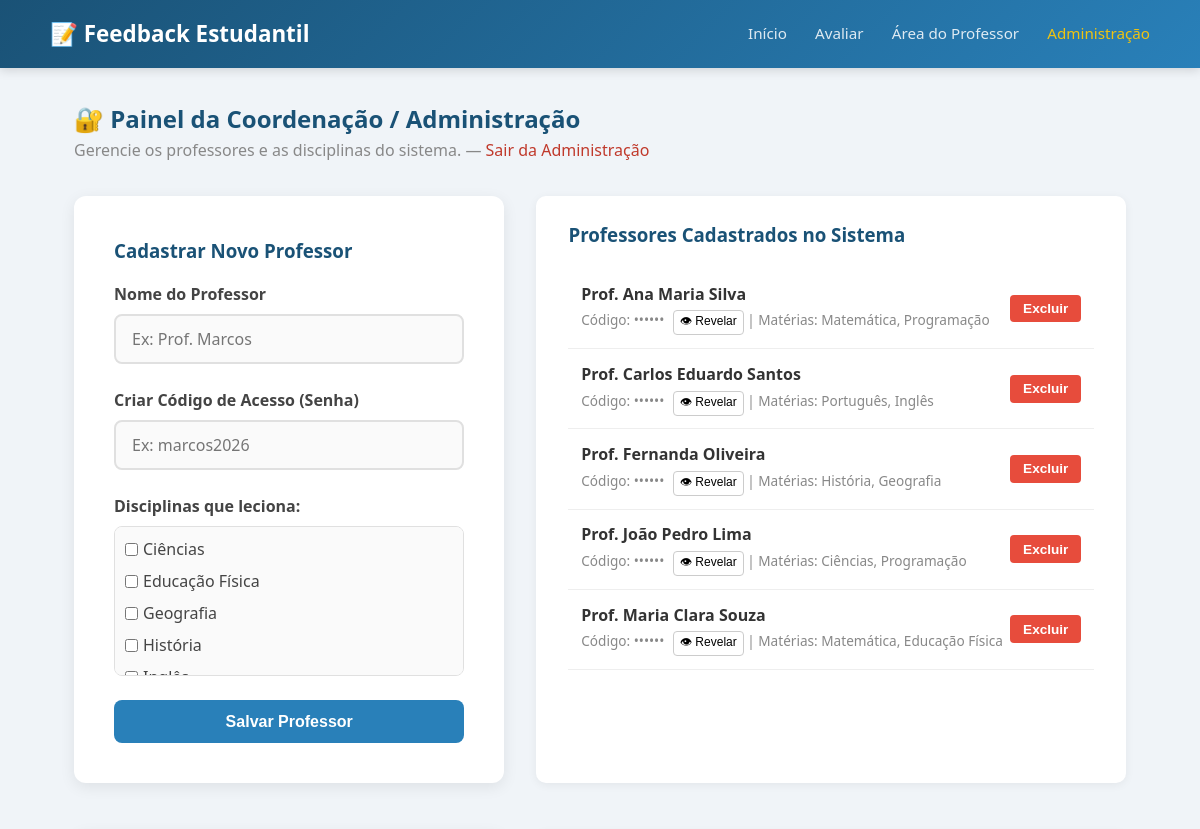
Before: /admin (signed in, upper part) with the older database file.
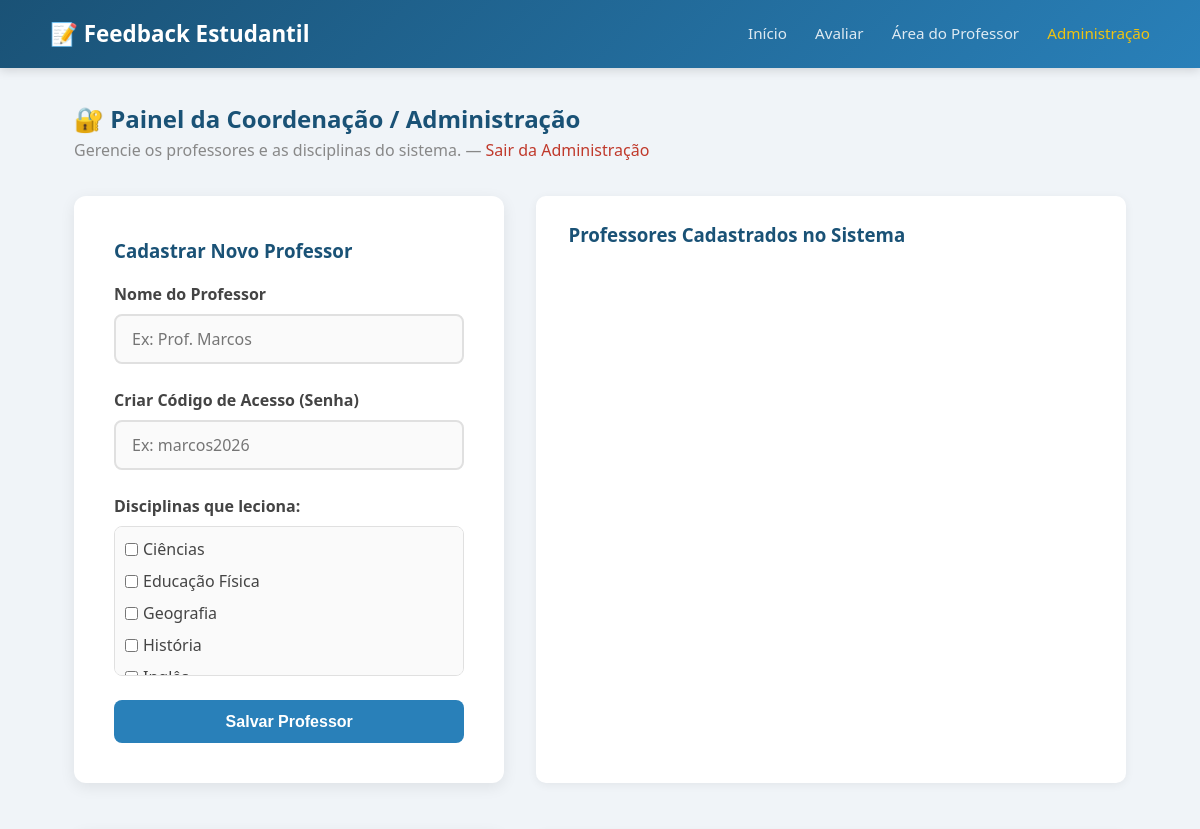
After: the same page with the newer database file.
### tables this page shows
CREATE TABLE disciplinas (
            id INTEGER PRIMARY KEY AUTOINCREMENT,
            nome TEXT NOT NULL
        );

CREATE TABLE professores (
            id INTEGER PRIMARY KEY AUTOINCREMENT,
            nome TEXT NOT NULL,
            codigo_acesso TEXT NOT NULL UNIQUE
        );

### app.py (the view, shortened to what this page needs)
@app.route('/admin', methods=['GET', 'POST'])
def admin():
    if not session.get('admin_logado'):
        flash('Faça login como administrador para acessar esta área.', 'error')
        return redirect(url_for('login_admin'))
    db = get_db()
    todas_disciplinas = db.execute('SELECT id, nome FROM disciplinas ORDER BY nome').fetchall()
    professores_rows = db.execute('''
        SELECT p.id, p.nome, p.codigo_acesso, GROUP_CONCAT(d.nome, ', ') as disciplinas
        FROM professores p
        LEFT JOIN professor_disciplina pd ON p.id = pd.professor_id
        LEFT JOIN disciplinas d ON pd.disciplina_id = d.id
        GROUP BY p.id
        ORDER BY p.nome
    ''').fetchall()
    db.close()
    return render_template('admin.html', professores=professores_rows, disciplinas=todas_disciplinas)

### app.py (called while the page is built)
def get_db():
    conn = sqlite3.connect(DB_PATH)
    conn.row_factory = sqlite3.Row
    return conn

### templates/admin.html (shortened to what this page needs)
{% extends "base.html" %}
{% block content %}
<div class="dashboard-header">
    <h2>🔐 Painel da Coordenação / Administração</h2>
    <p>Gerencie os professores e as disciplinas do sistema.
       &mdash; <a href="{{ url_for('logout_admin') }}" style="color: #c0392b;">Sair da Administração</a>
    </p>
</div>
<div style="display: flex; gap: 2rem; flex-wrap: wrap; margin-bottom: 3rem;">
    <div class="form-container" style="flex: 1; min-width: 300px; margin: 0;">
        <h3 style="color: #1a5276; margin-bottom: 1rem;">Cadastrar Novo Professor</h3>
        <form method="POST" action="{{ url_for('admin') }}">
            <div class="form-group">
                <label for="nome">Nome do Professor</label>
                <input type="text" name="nome" id="nome" placeholder="Ex: Prof. Marcos" required>
            </div>
            <div class="form-group">
                <label for="codigo_acesso">Criar Código de Acesso (Senha)</label>
                <input type="text" name="codigo_acesso" id="codigo_acesso" placeholder="Ex: marcos2026" required>
            </div>
            <div class="form-group">
                <label>Disciplinas que leciona:</label>
                <div style="max-height: 150px; overflow-y: auto; border: 1px solid #e0e0e0; padding: 10px; border-radius: 8px; background: #fafafa;">
                    {% for disc in disciplinas %}
                    <div style="margin-bottom: 5px;">
                        <label style="font-weight: normal; cursor: pointer; display: flex; align-items: center; gap: 5px;">
                            <input type="checkbox" name="disciplinas" value="{{ disc.id }}" style="width: auto;"> {{ disc.nome }}
                        </label>
                    </div>
                    {% else %}
                    <p style="color: #888; font-size: 0.9rem;">Nenhuma disciplina cadastrada ainda. Cadastre abaixo primeiro.</p>
                    {% endfor %}
                </div>
            </div>
            <button type="submit" class="btn btn-primary btn-block">Salvar Professor</button>
        </form>
    </div>
    <div class="comments-section" style="flex: 1.5; min-width: 300px;">
        <h3>Professores Cadastrados no Sistema</h3>
        <div style="margin-top: 1rem;">
            {% for prof in professores %}
            <div style="padding: 0.8rem; border-bottom: 1px solid #eee; display: flex; justify-content: space-between; align-items: center;">
                <div>
                    <strong>{{ prof.nome }}</strong><br>
                    <span style="color: #888; font-size: 0.85rem;">
                        Código: <span class="senha-oculta" id="senha-{{ prof.id }}">••••••</span>
                        <button onclick="var real=document.getElementById('real-{{ prof.id }}'); var oculta=document.getElementById('senha-{{ prof.id }}'); if(real.style.display==='none'){real.style.display='inline';oculta.style.display='none';this.textContent='🙈 Ocultar';}else{real.style.display='none';oculta.style.display='inline';this.textContent='👁 Revelar';}" style="background:none;border:1px solid #ccc;border-radius:4px;padding:1px 6px;cursor:pointer;font-size:0.75rem;margin-left:5px;">👁 Revelar</button>
                        | Matérias: {{ prof.disciplinas or 'Nenhuma' }}
                    </span>
                </div>
                <form method="POST" action="{{ url_for('excluir_professor', id=prof.id) }}" onsubmit="return confirm('Tem certeza que deseja excluir o(a) {{ prof.nome }}? TODAS as avaliações recebidas por ele(a) também serão apagadas.');" style="margin: 0;">
                    <button type="submit" style="background: #e74c3c; color: white; border: none; padding: 0.4rem 0.8rem; border-radius: 4px; cursor: pointer; font-size: 0.85rem; font-weight: bold;">Excluir</button>
                </form>
            </div>
            {% endfor %}
        </div>
    </div>
</div>
{% endblock %}

### templates/base.html (shortened to what this page needs)
<!DOCTYPE html>
<html lang="pt-BR">
<head>
    <link rel="stylesheet" href="{{ url_for('static', filename='style.css') }}">
</head>
<body>
    <header>
        <div class="container">
            <h1><a href="{{ url_for('index') }}">📝 Feedback Estudantil</a></h1>
            <nav>
                <a href="{{ url_for('index') }}">Início</a>
                <a href="{{ url_for('avaliar') }}">Avaliar</a>
                <a href="{{ url_for('login_professor') }}">Área do Professor</a>
                <a href="{{ url_for('login_admin') }}" style="color: #f1c40f;">Administração</a>
            </nav>
        </div>
    </header>
    <main>
        {% block content %}{% endblock %}
    </main>
</body>
</html>

### static/style.css (style rules this page uses)
* { margin: 0; padding: 0; box-sizing: border-box; }
body { font-family: 'Segoe UI', Arial, sans-serif; background-color: #f0f4f8; color: #333; line-height: 1.6; min-height: 100vh; }
a { text-decoration: none; color: inherit; }
header { background: linear-gradient(135deg, #1a5276, #2980b9); color: white; padding: 1rem 2rem; box-shadow: 0 2px 10px rgba(0, 0, 0, 0.15); }
header .container { max-width: 1100px; margin: 0 auto; display: flex; justify-content: space-between; align-items: center; flex-wrap: wrap; gap: 0.5rem; }
header h1 { font-size: 1.4rem; font-weight: 600; }
header h1 a { color: white; }
header nav a { color: rgba(255, 255, 255, 0.85); margin-left: 1.5rem; font-size: 0.95rem; transition: color 0.2s; }
main { max-width: 1100px; margin: 2rem auto; padding: 0 1.5rem; }
.form-container { max-width: 700px; margin: 0 auto; background: white; border-radius: 12px; padding: 2.5rem; box-shadow: 0 4px 15px rgba(0, 0, 0, 0.08); }
.form-group { margin-bottom: 1.5rem; }
.form-group label { display: block; font-weight: 600; margin-bottom: 0.4rem; color: #444; }
.form-group select, .form-group input, .form-group textarea { width: 100%; padding: 0.75rem 1rem; border: 2px solid #e0e0e0; border-radius: 8px; font-size: 1rem; font-family: inherit; transition: border-color 0.2s; background-color: #fafafa; }
.btn { display: inline-block; padding: 0.8rem 2rem; border: none; border-radius: 8px; font-size: 1rem; font-weight: 600; cursor: pointer; transition: background-color 0.2s, transform 0.1s; text-align: center; }
.btn-primary { background-color: #2980b9; color: white; }
.btn-block { display: block; width: 100%; }
.dashboard-header { margin-bottom: 2rem; }
.dashboard-header h2 { color: #1a5276; font-size: 1.5rem; }
.dashboard-header p { color: #888; }
.comments-section { background: white; border-radius: 10px; padding: 1.5rem 2rem; box-shadow: 0 2px 10px rgba(0, 0, 0, 0.06); }
.comments-section h3 { color: #1a5276; margin-bottom: 1.2rem; }

Changed rows visible on the page:
removed professores: nome "Prof. Ana Maria Silva", disciplinas "Matemática, Programação"
removed professores: nome "Prof. Carlos Eduardo Santos", disciplinas "Português, Inglês"
removed professores: nome "Prof. Fernanda Oliveira", disciplinas "História, Geografia"
removed professores: nome "Prof. João Pedro Lima", disciplinas "Ciências, Programação"
removed professores: nome "Prof. Maria Clara Souza", disciplinas "Matemática, Educação Física"
